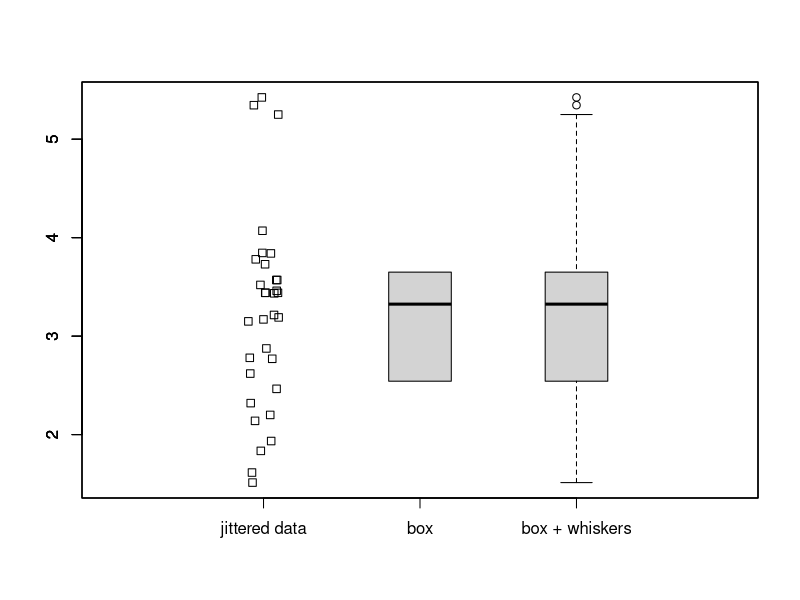

Write the R code that produced this figure.
# building a boxplot

stripchart(mtcars$wt, method = "jitter", vertical = TRUE, xlim=c(0,4))
boxplot(mtcars$wt, add=TRUE, at = 2, whisklty = 0, staplelty = 0, outline=FALSE)
boxplot(mtcars$wt, add=TRUE, at = 3)
axis(1, at=c(1,2,3), labels=c("jittered data", "box", "box + whiskers"))
